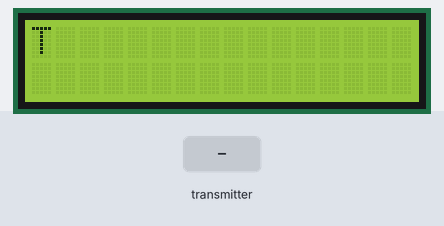
Simulated run of this sketch. Board: Arduino Uno, built with avr-gcc and run on an emulated ATmega328P. Shown: 16×2 character LCD. The test bench sets the inputs (shaded band). No radio packets arrive unless stated.

Above: at 0.1 s.
At 2.3 s:
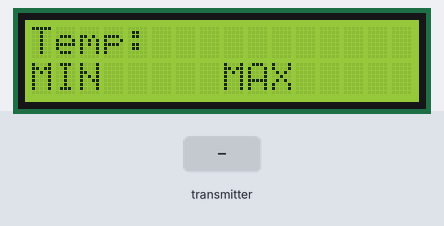
2.4 s: the transmitter starts sending packet.0 = 0
At 3.5 s:
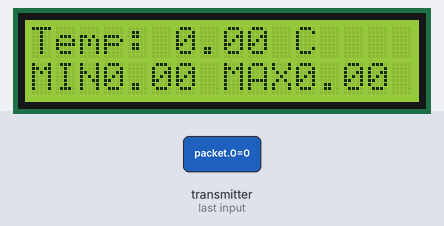
Timing chart, 0 to 5.4 s (numbered marks = the images above; inputs shaded):
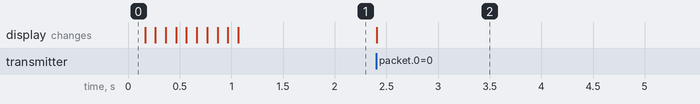

Measured:
- after the input at 2.4 s, the display: changes at once (image 2)

The sketch:

RF_receiver.ino
```cpp
#include <LiquidCrystal.h>
#include <RH_ASK.h>         // ASK-modulaatio
#include <SPI.h>            // Synkroninen tiedonsiirto

LiquidCrystal lcd(3, 4, 7, 8, 9, 10);    // Näyttö, määritellään portit
RH_ASK rf_receiver;                      // ASK instanssi
char tempArr[]="Temp:";
char minArr[]="MIN";
char maxArr[]="MAX";

double temperature;
double max;
double min;

// Alustukset
void setup(){
    lcd.begin(16,2);        // lcd alustus
    lcd.clear();
    rf_receiver.init();
    /* Printataan näytölle "Temp:"
    ja MIN, MAX*/
    lcd.setCursor(0,0);
    for (int i = 0 ; i <=4 ; i++){
      lcd.print(tempArr[i]);
      delay(100);
    }
    lcd.setCursor(0,1);
    for (int i = 0 ; i <=2 ; i++){
      lcd.print(minArr[i]);
      delay(100);
    }
    lcd.setCursor(8,1);
    for (int i = 0 ; i <=2 ; i++){
      lcd.print(maxArr[i]);
      delay(100);
    }
}

void loop(){
    uint8_t packet[5];
    uint8_t packetSize = sizeof(packet);
    // Tarkastetaan datan koko
    if (rf_receiver.recv(packet, &packetSize)){
      lcd.setCursor(6,0);
      String s = String((char*)packet);
      temperature = (s.substring(0,1).toInt())*10+s.substring(1,2).toInt()+(s.substring(3,4).toDouble())/10 +(s.substring(4,5).toDouble())/100; // String double-arvoksi
      lcd.print(temperature);
      lcd.print(" C ");

      // Asetetaan mahd min & max-lämpötilat
      // Printataan uudet arvot vain jos on tapahtunut muutoksia
      if (max && min){        // max & min ei null?
        if (temperature>max){
          max=temperature;
          lcd.setCursor(11,1);
          lcd.print(max);
        }
        if (temperature<min){
          min=temperature;
          lcd.setCursor(3,1);
          lcd.print(min);
        }
      } else {
      max = temperature;  // Asetetaan oletusarvot (jos null), ja printataan näytölle
      lcd.setCursor(11,1);
      lcd.print(max);
      min = temperature;
      lcd.setCursor(3,1);
      lcd.print(min);
      }
      delay(500);
    }
}
```
